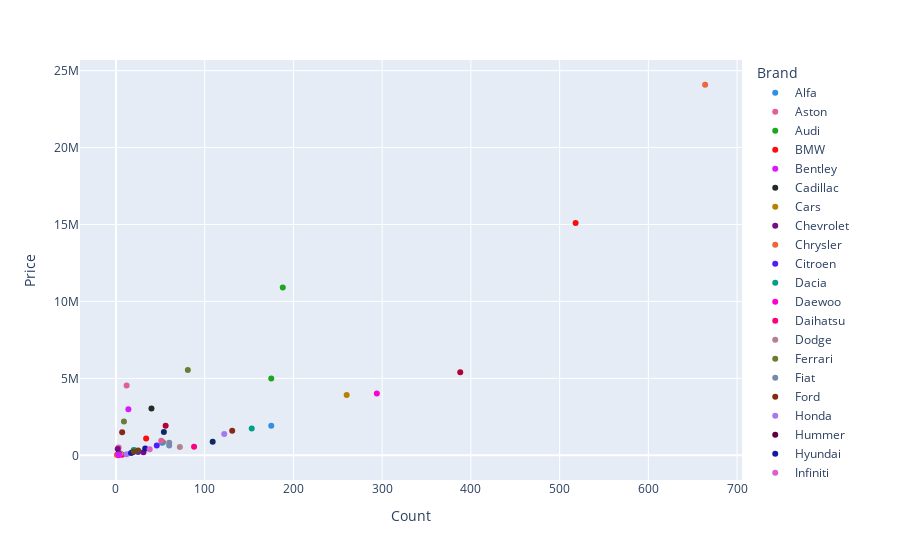

Write notebook code for a chart like this one.
### Markdown cell above
A Pearson correlation coefficient of 0.87 between the count of cars and the sum of prices for each brand indicates a strong positive correlation. In other words, as the count of cars for a brand increases, the sum of prices for that brand is also likely to increase, and vice versa. The value of 0.87 means that there is a strong linear relationship between the two variables, with 87% of the variance in the sum of prices being explained by the count of cars.

### Code cell
aggregated_data3 = df.groupby(by='Brand').agg({'Price': 'sum', 'Brand': 'count'})
aggregated_data3 = aggregated_data3.rename(columns={'Brand': 'Count'})

# Create the scatter plot using plotly_express
aggregated_data3['Brand'] = aggregated_data3.index
px.scatter(aggregated_data3, x='Count', y='Price', color='Brand', color_discrete_sequence=px.colors.qualitative.Dark24)

### Figure 1 — Plotly figure (JSON) as saved in the notebook; plotly's stock layout.template omitted (floating-point values rounded to 4 significant figures)
{"data": [{"hovertemplate": "Brand=Alfa<br>Count=%{x}<br>Price=%{y}<extra></extra>", "legendgroup": "Alfa", "marker": {"color": "#2E91E5", "symbol": "circle"}, "mode": "markers", "name": "Alfa", "orientation": "v", "showlegend": true, "type": "scatter", "x": [21], "xaxis": "x", "y": [330250], "yaxis": "y"}, {"hovertemplate": "Brand=Aston<br>Count=%{x}<br>Price=%{y}<extra></extra>", "legendgroup": "Aston", "marker": {"color": "#E15F99", "symbol": "circle"}, "mode": "markers", "name": "Aston", "orientation": "v", "showlegend": true, "type": "scatter", "x": [3], "xaxis": "x", "y": [512000], "yaxis": "y"}, {"hovertemplate": "Brand=Audi<br>Count=%{x}<br>Price=%{y}<extra></extra>", "legendgroup": "Audi", "marker": {"color": "#1CA71C", "symbol": "circle"}, "mode": "markers", "name": "Audi", "orientation": "v", "showlegend": true, "type": "scatter", "x": [175], "xaxis": "x", "y": [4986145], "yaxis": "y"}, {"hovertemplate": "Brand=BMW<br>Count=%{x}<br>Price=%{y}<extra></extra>", "legendgroup": "BMW", "marker": {"color": "#FB0D0D", "symbol": "circle"}, "mode": "markers", "name": "BMW", "orientation": "v", "showlegend": true, "type": "scatter", "x": [518], "xaxis": "x", "y": [15089557], "yaxis": "y"}, {"hovertemplate": "Brand=Bentley<br>Count=%{x}<br>Price=%{y}<extra></extra>", "legendgroup": "Bentley", "marker": {"color": "#DA16FF", "symbol": "circle"}, "mode": "markers", "name": "Bentley", "orientation": "v", "showlegend": true, "type": "scatter", "x": [14], "xaxis": "x", "y": [2996000], "yaxis": "y"}, {"hovertemplate": "Brand=Cadillac<br>Count=%{x}<br>Price=%{y}<extra></extra>", "legendgroup": "Cadillac", "marker": {"color": "#222A2A", "symbol": "circle"}, "mode": "markers", "name": "Cadillac", "orientation": "v", "showlegend": true, "type": "scatter", "x": [3], "xaxis": "x", "y": [125500], "yaxis": "y"}, {"hovertemplate": "Brand=Cars<br>Count=%{x}<br>Price=%{y}<extra></extra>", "legendgroup": "Cars", "marker": {"color": "#B68100", "symbol": "circle"}, "mode": "markers", "name": "Cars", "orientation": "v", "showlegend": true, "type": "scatter", "x": [53], "xaxis": "x", "y": [841324], "yaxis": "y"}, {"hovertemplate": "Brand=Chevrolet<br>Count=%{x}<br>Price=%{y}<extra></extra>", "legendgroup": "Chevrolet", "marker": {"color": "#750D86", "symbol": "circle"}, "mode": "markers", "name": "Chevrolet", "orientation": "v", "showlegend": true, "type": "scatter", "x": [31], "xaxis": "x", "y": [192490], "yaxis": "y"}, {"hovertemplate": "Brand=Chrysler<br>Count=%{x}<br>Price=%{y}<extra></extra>", "legendgroup": "Chrysler", "marker": {"color": "#EB663B", "symbol": "circle"}, "mode": "markers", "name": "Chrysler", "orientation": "v", "showlegend": true, "type": "scatter", "x": [1], "xaxis": "x", "y": [18000], "yaxis": "y"}, {"hovertemplate": "Brand=Citroen<br>Count=%{x}<br>Price=%{y}<extra></extra>", "legendgroup": "Citroen", "marker": {"color": "#511CFB", "symbol": "circle"}, "mode": "markers", "name": "Citroen", "orientation": "v", "showlegend": true, "type": "scatter", "x": [25], "xaxis": "x", "y": [209950], "yaxis": "y"}, {"hovertemplate": "Brand=Dacia<br>Count=%{x}<br>Price=%{y}<extra></extra>", "legendgroup": "Dacia", "marker": {"color": "#00A08B", "symbol": "circle"}, "mode": "markers", "name": "Dacia", "orientation": "v", "showlegend": true, "type": "scatter", "x": [20], "xaxis": "x", "y": [347600], "yaxis": "y"}, {"hovertemplate": "Brand=Daewoo<br>Count=%{x}<br>Price=%{y}<extra></extra>", "legendgroup": "Daewoo", "marker": {"color": "#FB00D1", "symbol": "circle"}, "mode": "markers", "name": "Daewoo", "orientation": "v", "showlegend": true, "type": "scatter", "x": [3], "xaxis": "x", "y": [3499], "yaxis": "y"}, {"hovertemplate": "Brand=Daihatsu<br>Count=%{x}<br>Price=%{y}<extra></extra>", "legendgroup": "Daihatsu", "marker": {"color": "#FC0080", "symbol": "circle"}, "mode": "markers", "name": "Daihatsu", "orientation": "v", "showlegend": true, "type": "scatter", "x": [7], "xaxis": "x", "y": [41400], "yaxis": "y"}, {"hovertemplate": "Brand=Dodge<br>Count=%{x}<br>Price=%{y}<extra></extra>", "legendgroup": "Dodge", "marker": {"color": "#B2828D", "symbol": "circle"}, "mode": "markers", "name": "Dodge", "orientation": "v", "showlegend": true, "type": "scatter", "x": [5], "xaxis": "x", "y": [133300], "yaxis": "y"}, {"hovertemplate": "Brand=Ferrari<br>Count=%{x}<br>Price=%{y}<extra></extra>", "legendgroup": "Ferrari", "marker": {"color": "#6C7C32", "symbol": "circle"}, "mode": "markers", "name": "Ferrari", "orientation": "v", "showlegend": true, "type": "scatter", "x": [9], "xaxis": "x", "y": [2193595], "yaxis": "y"}, {"hovertemplate": "Brand=Fiat<br>Count=%{x}<br>Price=%{y}<extra></extra>", "legendgroup": "Fiat", "marker": {"color": "#778AAE", "symbol": "circle"}, "mode": "markers", "name": "Fiat", "orientation": "v", "showlegend": true, "type": "scatter", "x": [60], "xaxis": "x", "y": [633589], "yaxis": "y"}, {"hovertemplate": "Brand=Ford<br>Count=%{x}<br>Price=%{y}<extra></extra>", "legendgroup": "Ford", "marker": {"color": "#862A16", "symbol": "circle"}, "mode": "markers", "name": "Ford", "orientation": "v", "showlegend": true, "type": "scatter", "x": [131], "xaxis": "x", "y": [1593902], "yaxis": "y"}, {"hovertemplate": "Brand=Honda<br>Count=%{x}<br>Price=%{y}<extra></extra>", "legendgroup": "Honda", "marker": {"color": "#A777F1", "symbol": "circle"}, "mode": "markers", "name": "Honda", "orientation": "v", "showlegend": true, "type": "scatter", "x": [122], "xaxis": "x", "y": [1386098], "yaxis": "y"}, {"hovertemplate": "Brand=Hummer<br>Count=%{x}<br>Price=%{y}<extra></extra>", "legendgroup": "Hummer", "marker": {"color": "#620042", "symbol": "circle"}, "mode": "markers", "name": "Hummer", "orientation": "v", "showlegend": true, "type": "scatter", "x": [3], "xaxis": "x", "y": [123900], "yaxis": "y"}, {"hovertemplate": "Brand=Hyundai<br>Count=%{x}<br>Price=%{y}<extra></extra>", "legendgroup": "Hyundai", "marker": {"color": "#1616A7", "symbol": "circle"}, "mode": "markers", "name": "Hyundai", "orientation": "v", "showlegend": true, "type": "scatter", "x": [33], "xaxis": "x", "y": [435400], "yaxis": "y"}, {"hovertemplate": "Brand=Infiniti<br>Count=%{x}<br>Price=%{y}<extra></extra>", "legendgroup": "Infiniti", "marker": {"color": "#DA60CA", "symbol": "circle"}, "mode": "markers", "name": "Infiniti", "orientation": "v", "showlegend": true, "type": "scatter", "x": [3], "xaxis": "x", "y": [63600], "yaxis": "y"}, {"hovertemplate": "Brand=Isuzu<br>Count=%{x}<br>Price=%{y}<extra></extra>", "legendgroup": "Isuzu", "marker": {"color": "#6C4516", "symbol": "circle"}, "mode": "markers", "name": "Isuzu", "orientation": "v", "showlegend": true, "type": "scatter", "x": [25], "xaxis": "x", "y": [309549], "yaxis": "y"}, {"hovertemplate": "Brand=Jaguar<br>Count=%{x}<br>Price=%{y}<extra></extra>", "legendgroup": "Jaguar", "marker": {"color": "#0D2A63", "symbol": "circle"}, "mode": "markers", "name": "Jaguar", "orientation": "v", "showlegend": true, "type": "scatter", "x": [54], "xaxis": "x", "y": [1520700], "yaxis": "y"}, {"hovertemplate": "Brand=Jeep<br>Count=%{x}<br>Price=%{y}<extra></extra>", "legendgroup": "Jeep", "marker": {"color": "#AF0038", "symbol": "circle"}, "mode": "markers", "name": "Jeep", "orientation": "v", "showlegend": true, "type": "scatter", "x": [56], "xaxis": "x", "y": [1916690], "yaxis": "y"}, {"hovertemplate": "Brand=KIA<br>Count=%{x}<br>Price=%{y}<extra></extra>", "legendgroup": "KIA", "marker": {"color": "#2E91E5", "symbol": "circle"}, "mode": "markers", "name": "KIA", "orientation": "v", "showlegend": true, "type": "scatter", "x": [52], "xaxis": "x", "y": [810295], "yaxis": "y"}, {"hovertemplate": "Brand=Lamborghini<br>Count=%{x}<br>Price=%{y}<extra></extra>", "legendgroup": "Lamborghini", "marker": {"color": "#E15F99", "symbol": "circle"}, "mode": "markers", "name": "Lamborghini", "orientation": "v", "showlegend": true, "type": "scatter", "x": [12], "xaxis": "x", "y": [4532500], "yaxis": "y"}, {"hovertemplate": "Brand=Land<br>Count=%{x}<br>Price=%{y}<extra></extra>", "legendgroup": "Land", "marker": {"color": "#1CA71C", "symbol": "circle"}, "mode": "markers", "name": "Land", "orientation": "v", "showlegend": true, "type": "scatter", "x": [188], "xaxis": "x", "y": [10913113], "yaxis": "y"}, {"hovertemplate": "Brand=Lexus<br>Count=%{x}<br>Price=%{y}<extra></extra>", "legendgroup": "Lexus", "marker": {"color": "#FB0D0D", "symbol": "circle"}, "mode": "markers", "name": "Lexus", "orientation": "v", "showlegend": true, "type": "scatter", "x": [34], "xaxis": "x", "y": [1085547], "yaxis": "y"}, {"hovertemplate": "Brand=MG<br>Count=%{x}<br>Price=%{y}<extra></extra>", "legendgroup": "MG", "marker": {"color": "#DA16FF", "symbol": "circle"}, "mode": "markers", "name": "MG", "orientation": "v", "showlegend": true, "type": "scatter", "x": [3], "xaxis": "x", "y": [67800], "yaxis": "y"}, {"hovertemplate": "Brand=Maserati<br>Count=%{x}<br>Price=%{y}<extra></extra>", "legendgroup": "Maserati", "marker": {"color": "#222A2A", "symbol": "circle"}, "mode": "markers", "name": "Maserati", "orientation": "v", "showlegend": true, "type": "scatter", "x": [40], "xaxis": "x", "y": [3034347], "yaxis": "y"}, {"hovertemplate": "Brand=Mazda<br>Count=%{x}<br>Price=%{y}<extra></extra>", "legendgroup": "Mazda", "marker": {"color": "#B68100", "symbol": "circle"}, "mode": "markers", "name": "Mazda", "orientation": "v", "showlegend": true, "type": "scatter", "x": [260], "xaxis": "x", "y": [3920955], "yaxis": "y"}, {"hovertemplate": "Brand=McLaren<br>Count=%{x}<br>Price=%{y}<extra></extra>", "legendgroup": "McLaren", "marker": {"color": "#750D86", "symbol": "circle"}, "mode": "markers", "name": "McLaren", "orientation": "v", "showlegend": true, "type": "scatter", "x": [2], "xaxis": "x", "y": [410000], "yaxis": "y"}, {"hovertemplate": "Brand=Mercedes-Benz<br>Count=%{x}<br>Price=%{y}<extra></extra>", "legendgroup": "Mercedes-Benz", "marker": {"color": "#EB663B", "symbol": "circle"}, "mode": "markers", "name": "Mercedes-Benz", "orientation": "v", "showlegend": true, "type": "scatter", "x": [664], "xaxis": "x", "y": [24082175], "yaxis": "y"}, {"hovertemplate": "Brand=Mini<br>Count=%{x}<br>Price=%{y}<extra></extra>", "legendgroup": "Mini", "marker": {"color": "#511CFB", "symbol": "circle"}, "mode": "markers", "name": "Mini", "orientation": "v", "showlegend": true, "type": "scatter", "x": [46], "xaxis": "x", "y": [640949], "yaxis": "y"}, {"hovertemplate": "Brand=Mitsubishi<br>Count=%{x}<br>Price=%{y}<extra></extra>", "legendgroup": "Mitsubishi", "marker": {"color": "#00A08B", "symbol": "circle"}, "mode": "markers", "name": "Mitsubishi", "orientation": "v", "showlegend": true, "type": "scatter", "x": [153], "xaxis": "x", "y": [1734897], "yaxis": "y"}, {"hovertemplate": "Brand=Nissan<br>Count=%{x}<br>Price=%{y}<extra></extra>", "legendgroup": "Nissan", "marker": {"color": "#FB00D1", "symbol": "circle"}, "mode": "markers", "name": "Nissan", "orientation": "v", "showlegend": true, "type": "scatter", "x": [294], "xaxis": "x", "y": [4011882], "yaxis": "y"}, {"hovertemplate": "Brand=Opel,<br>Count=%{x}<br>Price=%{y}<extra></extra>", "legendgroup": "Opel,", "marker": {"color": "#FC0080", "symbol": "circle"}, "mode": "markers", "name": "Opel,", "orientation": "v", "showlegend": true, "type": "scatter", "x": [88], "xaxis": "x", "y": [562249], "yaxis": "y"}, {"hovertemplate": "Brand=Peugeot<br>Count=%{x}<br>Price=%{y}<extra></extra>", "legendgroup": "Peugeot", "marker": {"color": "#B2828D", "symbol": "circle"}, "mode": "markers", "name": "Peugeot", "orientation": "v", "showlegend": true, "type": "scatter", "x": [72], "xaxis": "x", "y": [543895], "yaxis": "y"}, {"hovertemplate": "Brand=Porsche<br>Count=%{x}<br>Price=%{y}<extra></extra>", "legendgroup": "Porsche", "marker": {"color": "#6C7C32", "symbol": "circle"}, "mode": "markers", "name": "Porsche", "orientation": "v", "showlegend": true, "type": "scatter", "x": [81], "xaxis": "x", "y": [5546740], "yaxis": "y"}, {"hovertemplate": "Brand=Renault<br>Count=%{x}<br>Price=%{y}<extra></extra>", "legendgroup": "Renault", "marker": {"color": "#778AAE", "symbol": "circle"}, "mode": "markers", "name": "Renault", "orientation": "v", "showlegend": true, "type": "scatter", "x": [60], "xaxis": "x", "y": [814876], "yaxis": "y"}, {"hovertemplate": "Brand=Rolls<br>Count=%{x}<br>Price=%{y}<extra></extra>", "legendgroup": "Rolls", "marker": {"color": "#862A16", "symbol": "circle"}, "mode": "markers", "name": "Rolls", "orientation": "v", "showlegend": true, "type": "scatter", "x": [7], "xaxis": "x", "y": [1506000], "yaxis": "y"}, {"hovertemplate": "Brand=Saab<br>Count=%{x}<br>Price=%{y}<extra></extra>", "legendgroup": "Saab", "marker": {"color": "#A777F1", "symbol": "circle"}, "mode": "markers", "name": "Saab", "orientation": "v", "showlegend": true, "type": "scatter", "x": [12], "xaxis": "x", "y": [75400], "yaxis": "y"}, {"hovertemplate": "Brand=Seat<br>Count=%{x}<br>Price=%{y}<extra></extra>", "legendgroup": "Seat", "marker": {"color": "#620042", "symbol": "circle"}, "mode": "markers", "name": "Seat", "orientation": "v", "showlegend": true, "type": "scatter", "x": [19], "xaxis": "x", "y": [201800], "yaxis": "y"}, {"hovertemplate": "Brand=Skoda<br>Count=%{x}<br>Price=%{y}<extra></extra>", "legendgroup": "Skoda", "marker": {"color": "#1616A7", "symbol": "circle"}, "mode": "markers", "name": "Skoda", "orientation": "v", "showlegend": true, "type": "scatter", "x": [17], "xaxis": "x", "y": [155390], "yaxis": "y"}, {"hovertemplate": "Brand=Smart<br>Count=%{x}<br>Price=%{y}<extra></extra>", "legendgroup": "Smart", "marker": {"color": "#DA60CA", "symbol": "circle"}, "mode": "markers", "name": "Smart", "orientation": "v", "showlegend": true, "type": "scatter", "x": [38], "xaxis": "x", "y": [391193], "yaxis": "y"}, {"hovertemplate": "Brand=Subaru<br>Count=%{x}<br>Price=%{y}<extra></extra>", "legendgroup": "Subaru", "marker": {"color": "#6C4516", "symbol": "circle"}, "mode": "markers", "name": "Subaru", "orientation": "v", "showlegend": true, "type": "scatter", "x": [20], "xaxis": "x", "y": [245180], "yaxis": "y"}, {"hovertemplate": "Brand=Suzuki<br>Count=%{x}<br>Price=%{y}<extra></extra>", "legendgroup": "Suzuki", "marker": {"color": "#0D2A63", "symbol": "circle"}, "mode": "markers", "name": "Suzuki", "orientation": "v", "showlegend": true, "type": "scatter", "x": [109], "xaxis": "x", "y": [883230], "yaxis": "y"}, {"hovertemplate": "Brand=Toyota<br>Count=%{x}<br>Price=%{y}<extra></extra>", "legendgroup": "Toyota", "marker": {"color": "#AF0038", "symbol": "circle"}, "mode": "markers", "name": "Toyota", "orientation": "v", "showlegend": true, "type": "scatter", "x": [388], "xaxis": "x", "y": [5394272], "yaxis": "y"}, {"hovertemplate": "Brand=Volkswagen<br>Count=%{x}<br>Price=%{y}<extra></extra>", "legendgroup": "Volkswagen", "marker": {"color": "#2E91E5", "symbol": "circle"}, "mode": "markers", "name": "Volkswagen", "orientation": "v", "showlegend": true, "type": "scatter", "x": [175], "xaxis": "x", "y": [1927943], "yaxis": "y"}, {"hovertemplate": "Brand=Volvo<br>Count=%{x}<br>Price=%{y}<extra></extra>", "legendgroup": "Volvo", "marker": {"color": "#E15F99", "symbol": "circle"}, "mode": "markers", "name": "Volvo", "orientation": "v", "showlegend": true, "type": "scatter", "x": [51], "xaxis": "x", "y": [950328], "yaxis": "y"}], "layout": {"legend": {"title": {"text": "Brand"}, "tracegroupgap": 0}, "margin": {"t": 60}, "xaxis": {"anchor": "y", "domain": [0, 1], "title": {"text": "Count"}}, "yaxis": {"anchor": "x", "domain": [0, 1], "title": {"text": "Price"}}}}
